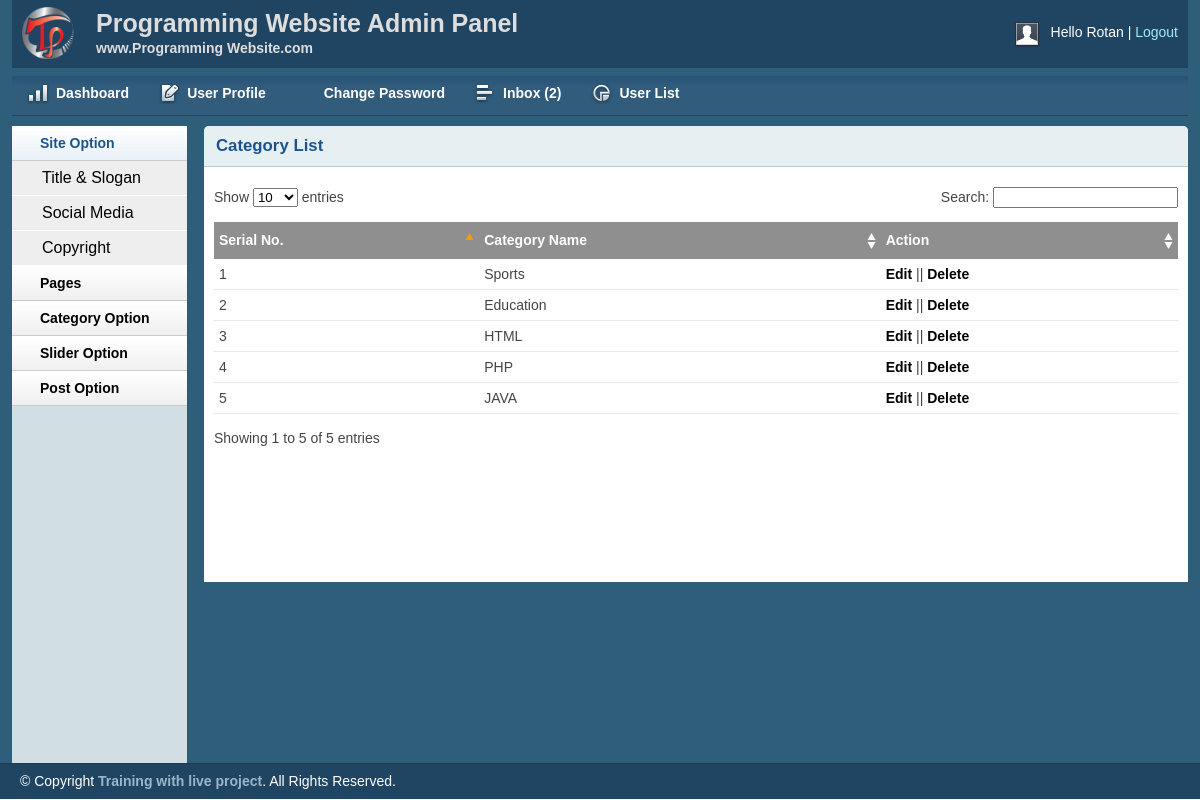
/admin/index.php?page=catlist (signed in), run on the app's committed database.
### tables this page shows
CREATE TABLE `tbl_user` (
  `id` int(11) NOT NULL,
  `name` varchar(255) NOT NULL,
  `username` varchar(50) NOT NULL,
  `password` varchar(32) NOT NULL,
  `email` varchar(255) NOT NULL,
  `details` text NOT NULL,
  `role` int(11) NOT NULL
);

CREATE TABLE `tbl_catagory` (
  `id` int(11) NOT NULL,
  `name` varchar(50) NOT NULL
);

### admin/catlist.php (the view, shortened to what this page needs)
<div class="grid_10">
    <div class="box round first grid">
        <h2>Category List</h2>
        <div class="block">
            <table class="data display datatable" id="example">
			<thead>
				<tr>
					<th>Serial No.</th>
					<th>Category Name</th>
					<th>Action</th>
				</tr>
			</thead>
			<tbody>
				<?PHP
						$sql = "SELECT * FROM tbl_catagory order by id desc";
						$query = mysqli_query($con,$sql);
						$i=1;
						while($result=mysqli_fetch_array($query)){
					?>
				<tr class="odd gradeX">
					<td><?php echo $i++?></td>
					<td><?php echo $result['name'];?></td>
					<td><a href="?page=editcat&amp;editcat=<?php echo $result['id']?>">Edit</a> || <a onclick ="return confirm('Are you sure to Delete..')" href="?page=catlist&amp;delcatcat=<?php echo base64_encode($result['id'])?>">Delete</a>
					<?php } ?>
				</tr>
			</tbody>
		</table>
       </div>
    </div>
</div>

### admin/common/header.php (shortened to what this page needs)
<!DOCTYPE html>
<html>
<head>
    <link rel="stylesheet" type="text/css" href="css/reset.css" media="screen" />
    <link rel="stylesheet" type="text/css" href="css/text.css" media="screen" />
    <link rel="stylesheet" type="text/css" href="css/grid.css" media="screen" />
    <link rel="stylesheet" type="text/css" href="css/layout.css" media="screen" />
    <link rel="stylesheet" type="text/css" href="css/nav.css" media="screen" />
    <link href="css/table/demo_page.css" rel="stylesheet" type="text/css" />
</head>
<body>
    <div class="container_12">
        <div class="grid_12 header-repeat">
            <div id="branding">
                <div class="floatleft logo">
                    <img src="img/livelogo.png" alt="Logo" />
				</div>
				<div class="floatleft middle">
					<h1>Programming Website Admin Panel</h1>
					<p>www.Programming Website.com</p>
				</div>
                <div class="floatright">
                    <div class="floatleft">
                        <img src="img/img-profile.jpg" alt="Profile Pic" /></div>
                    <div class="floatleft marginleft10">
                        <ul class="inline-ul floatleft">
                            <li>Hello <?php echo $UserData['username'];?></li>
                            <li><a href="logout.php">Logout</a></li>
                        </ul>
                    </div>
                </div>
            </div>
        </div>
        <div class="grid_12">
            <ul class="nav main">
                <li class="ic-dashboard"><a href="?page=dashboard"><span>Dashboard</span></a> </li>
                <li class="ic-form-style"><a href="?page=profile"><span>User Profile</span></a></li>
				<li class="ic-typography"><a href="?page=changepassword"><span>Change Password</span></a></li>
				<li class="ic-grid-tables"><a href="?page=inbox"><span>Inbox
                    <?php
                        $sql = "SELECT * FROM tbl_contact WHERE status = '0' order by id desc";
                        $msg = mysqli_query($con,$sql);
                        if ($msg) {
                            $count = mysqli_num_rows($msg);
                            echo "(".$count.")";
                        }else{
                            echo "(0)";
                        }
                    ?>
                </span></a></li>
                <li class="ic-charts"><a href="?page=users"><span>User List</span></a></li>
            </ul>
        </div>
<?php include 'sidebar.php'; ?>

### admin/css/layout.css (style rules this page uses)
body { background: #fff none repeat scroll 0 0; color: #444; font-size: 14px; padding: 0; }
.floatleft { float:left; }
.logo img { margin-top: -15px; width: 52px; }
.middle { margin-left: 22px; margin-top: -14px; }
.middle h1 { color:#ddd;margin:0 }
.middle p { color: #ddd; margin: 0; font-weight: bold; }
.floatright { float:right; }
.inline-ul li { display:inline; color:#fff; }
.marginleft10 { margin-left:10px; }
a { color: #000; font-weight:bold; text-decoration: none; }
.container_12, .container_16 { background:#2E5E79; }
h1, h2, h3, h4, h5, h6 { line-height:1.2em; margin-bottom:.3em; }
h2 { margin-top:1em; }
#branding { font-weight: normal; margin-bottom: 0; padding: 22px 10px 3px; text-align: left; }
.header-repeat { background:url(../img/header-repeat.jpg) repeat-x; }
#branding a { color:#A1EAFF; font-weight:normal; }
#branding a:before { content:" | "; color:#fff; }
#branding ul, #branding ul li { margin:0px; padding:0px; }
#branding li { padding:0px 0px 0px 0px !important; }
.box { background:#fff; margin-bottom:20px; padding:10px 10px 10px 10px; margin-left:-8px; }
.box.grid { padding-bottom:40px; }
.box.round { -moz-border-radius: 5px 5px 0px 0px; -webkit-border-radius: 5px 5px 0px 0px; border-radius: 5px 5px 0px 0px; }
.box h2 { font-size:1.2em; font-weight:bold; color:#1B548D; background:#E6F0F3; margin:-10px -10px 0 -10px; padding:10px 12px; border-bottom:1px solid #B3CBD6; -moz-border-radius: 5px 5px 0px 0px; -webkit-border-radius: 5px 5px 0px 0px; border-radius: 5px 5px 0px 0px; }
.box.first { min-height: 406px; }
.block { padding-top:20px; }
p { margin-bottom:1em; }
ul, ol { padding-top:0; }
.block { padding-bottom:1px; }
table.display { margin: 0 auto; clear: both; width: 100%; }
.sorting_asc { background: #8f8f8f url(../img/table/sort_asc.png) no-repeat center right; padding:8px 5px; text-align:left; color:#fff; }
.sorting { background:#8f8f8f url(../img/table/sort_both.png) no-repeat center right; padding:8px 5px; text-align:left; color:#fff; }
tr.odd { height: 30px; line-height: 30px; border-bottom:1px solid #e6e6e6; }
tr.even { height: 30px; line-height: 30px; border-bottom:1px solid #e6e6e6; }
tr.odd td, tr.even td { padding-left:5px; }

### data on the page
tbl_user: username "Rotan"
tbl_catagory: name "Sports"
tbl_catagory: name "Education"
tbl_catagory: name "HTML"
tbl_catagory: name "PHP"
tbl_catagory: name "JAVA"

### other printed values
$count "2"
